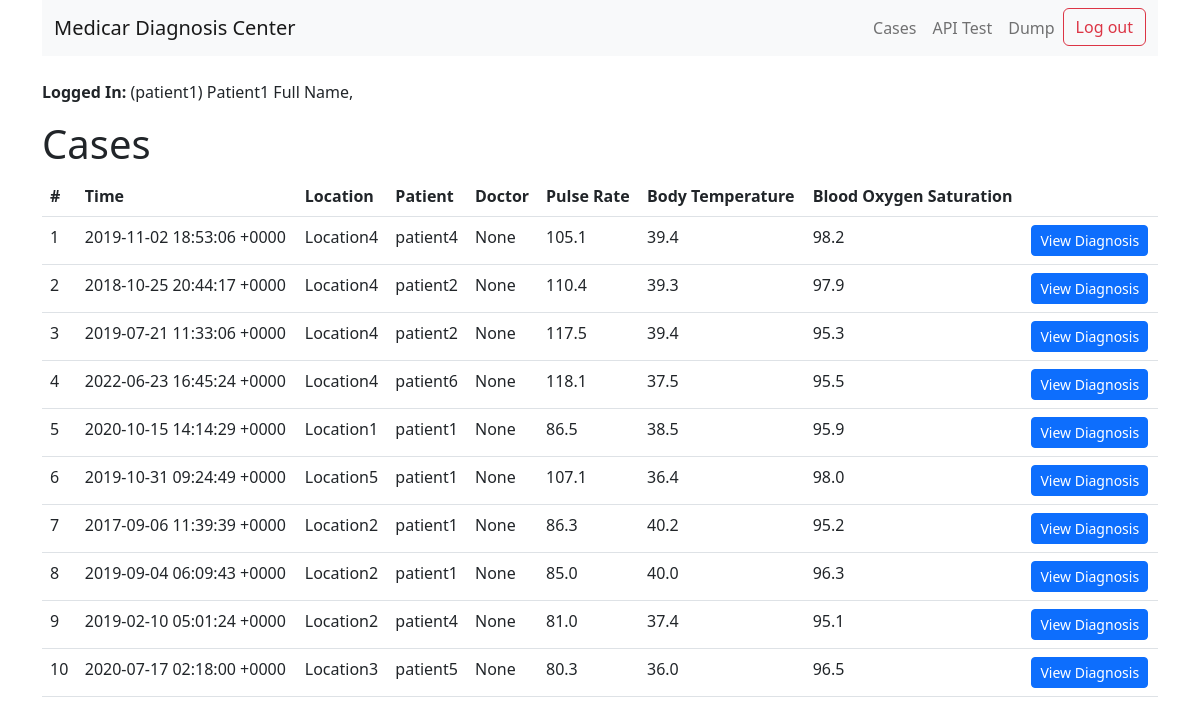
Screenshot of /cases (signed in) with the database file from the repository.
### schema.py (models this page shows, shortened)
class User(db.Model):
    id = db.Column(db.Integer, primary_key = True)
    username = db.Column(db.String(36))
    password = db.Column(db.String(128))
    user_type = db.Column(db.String(128))
    name = db.Column(db.String(256))
    __mapper_args__ = {"polymorphic_on" : user_type}
    @property
    def is_active(self):
        return True
    @property
    def is_authenticated(self):
        return self.is_active

class Case(db.Model):
    id = db.Column(db.Integer, primary_key = True)
    time = db.Column(db.DateTime)
    patient_id = db.Column(db.Integer, ForeignKey("user.id"))
    doctor_id = db.Column(db.Integer, ForeignKey("user.id"))
    pulse_rate = db.Column(db.Float)
    body_temperature = db.Column(db.Float)
    blood_oxygen_saturation = db.Column(db.Float)
    prescription = db.Column(db.String(512))
    location = db.Column(db.String(256))

### app.py (the view)
@app.route("/cases", methods=['GET'])
@login_required
def show_cases():
    cases = Case.query.all()
    for case in cases:
        case.patient_id = Patient.query.get(case.patient_id).username
        if(case.doctor_id != None):
            case.doctor_id = Doctor.query.get(case.doctor_id).username
    return render_template("cases.html", cases=cases)

### app.py (called while the page is built)
@login_manager.user_loader
def load_user(user_id):
    return User.query.get(user_id)

### templates/cases.html (shortened to what this page needs)
{% extends "base.html" %}
{% block content %}
<h1>Cases</h1>
<div class="table-resposive">
    <table class="table">
        <thead>
            <tr>
                <th>#</th>
                <th>Time</th>
                <th>Location</th>
                <th>Patient</th>
                <th>Doctor</th>
                <th>Pulse Rate</th>
                <th>Body Temperature</th>
                <th>Blood Oxygen Saturation</th>
                <th></th>
            </tr>
        </thead>
        <tbody>
            {% for case in cases %}
            <tr>
                <td>{{ case.id }}</td>
                <td>{{ case.time.astimezone().strftime("%Y-%m-%d %H:%M:%S %z") }}</td>
                <td>{{ case.location }}</td>
                <td>{{ case.patient_id }}</td>
                <td>{{ case.doctor_id }}</td>
                <td>{{ case.pulse_rate }}</td>
                <td>{{ case.body_temperature }}</td>
                <td>{{ case.blood_oxygen_saturation }}</td>
                <td><a href="/cases/{{ case.id }}"><button class="btn btn-primary btn-sm">View Diagnosis</button></a></td>
            </tr>
            {% endfor %}
        </tbody>
    </table>
</div>
{% endblock %}

### templates/base.html (shortened to what this page needs)
<!DOCTYPE html>
<html lang="en" data-theme="light">
    <head>
        {% block head %}
        <link href="https://cdn.jsdelivr.net/npm/bootstrap@5.2.0-beta1/dist/css/bootstrap.min.css" rel="stylesheet">
        {% endblock %}
    </head>
    <body>
        <div class="container">
                {% if current_user.is_authenticated %}
                    {% block header %}
                    <nav class="navbar navbar-expand-lg bg-light">
                        <div class="container-fluid">
                            <span class="navbar-brand">Medicar Diagnosis Center</span>
                            <div class="collapse navbar-collapse flex-grow-0" id="navbarNav">
                            <ul class="navbar-nav text-right">
                                <li class="nav-item">
                                    <a class="nav-link" href="/cases">Cases</a>
                                </li>
                                <li class="nav-item">
                                    <a class="nav-link" href="/API/diagnosis">API Test</a>
                                </li>
                                <li class="nav-item">
                                    <a class="nav-link" href="/dump">Dump</a>
                                </li>
                                <li class="nav-item">
                                    <a href="/logout"><button type="button" class="btn btn-outline-danger">Log out</button></a>
                                </li>
                            </ul>
                            </div>
                        </div>
                    </nav>
                    <br>
                    <p><strong>Logged In:</strong> ({{ current_user.username }}) {{ current_user.name }}, {{ current_user.affiliation }}</p>
                    {% endblock %}
                {% endif %}
                {% block content %}{% endblock %}
        </div>
    </body>
</html>

### rows the page displays
User: username "patient1", name "Patient1 Full Name"
Case: id "1", time.astimezone "2019-11-02 18:53:06 +0000", location "Location4", patient_id "patient4", doctor_id "None", pulse_rate "105.1", body_temperature "39.4", blood_oxygen_saturation "98.2"
Case: id "2", time.astimezone "2018-10-25 20:44:17 +0000", location "Location4", patient_id "patient2", doctor_id "None", pulse_rate "110.4", body_temperature "39.3", blood_oxygen_saturation "97.9"
Case: id "3", time.astimezone "2019-07-21 11:33:06 +0000", location "Location4", patient_id "patient2", doctor_id "None", pulse_rate "117.5", body_temperature "39.4", blood_oxygen_saturation "95.3"
Case: id "4", time.astimezone "2022-06-23 16:45:24 +0000", location "Location4", patient_id "patient6", doctor_id "None", pulse_rate "118.1", body_temperature "37.5", blood_oxygen_saturation "95.5"
Case: id "5", time.astimezone "2020-10-15 14:14:29 +0000", location "Location1", patient_id "patient1", doctor_id "None", pulse_rate "86.5", body_temperature "38.5", blood_oxygen_saturation "95.9"
Case: id "6", time.astimezone "2019-10-31 09:24:49 +0000", location "Location5", patient_id "patient1", doctor_id "None", pulse_rate "107.1", body_temperature "36.4", blood_oxygen_saturation "98.0"
Case: id "7", time.astimezone "2017-09-06 11:39:39 +0000", location "Location2", patient_id "patient1", doctor_id "None", pulse_rate "86.3", body_temperature "40.2", blood_oxygen_saturation "95.2"
Case: id "8", time.astimezone "2019-09-04 06:09:43 +0000", location "Location2", patient_id "patient1", doctor_id "None", pulse_rate "85.0", body_temperature "40.0", blood_oxygen_saturation "96.3"
Case: id "9", time.astimezone "2019-02-10 05:01:24 +0000", location "Location2", patient_id "patient4", doctor_id "None", pulse_rate "81.0", body_temperature "37.4", blood_oxygen_saturation "95.1"
Case: id "10", time.astimezone "2020-07-17 02:18:00 +0000", location "Location3", patient_id "patient5", doctor_id "None", pulse_rate "80.3", body_temperature "36.0", blood_oxygen_saturation "96.5"
